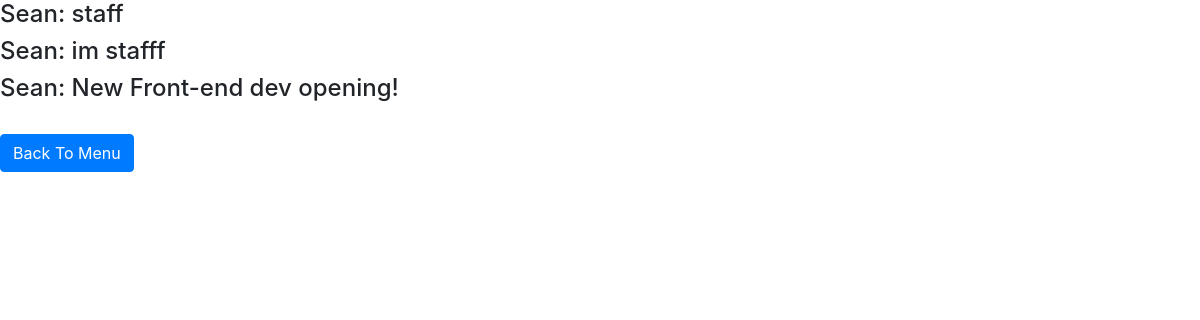
Page /vacancies/ on the earlier database version.
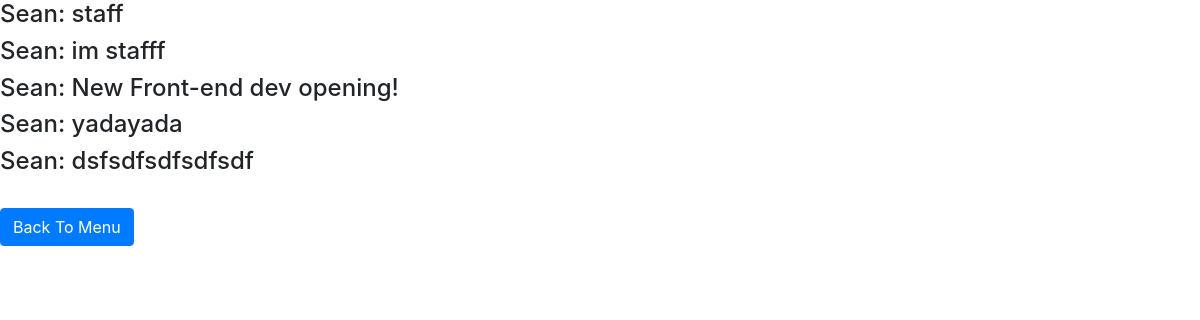
Same page on the later database version.
### vacancy/models.py (models this page shows, shortened)
class Vacancy(models.Model):
    description = CharField(max_length=1024)
    author = ForeignKey(settings.AUTH_USER_MODEL, on_delete=models.CASCADE)

### vacancy/views.py (the view)
# urls.py: path('', views.get_vacancy, name='vacancy_list'),
def get_vacancy(request, *args, **kwargs):
    vacancy_list = Vacancy.objects.all()
    context = {"vacancy_list": vacancy_list}
    return render(request, "vacancy/vacancy_list.html", context)

### templates/vacancy/vacancy_list.html (shortened to what this page needs)
<!DOCTYPE html>
<html>
<head>
    <link rel="stylesheet" href="https://stackpath.bootstrapcdn.com/bootstrap/4.5.0/css/bootstrap.min.css">
</head>
<body>
{% if vacancy_list %}
    {% for vacancy in vacancy_list %}
        <div>
            <h4>{{ vacancy.author }}: {{ vacancy.description }}</h4>
        </div>
    {% endfor %}
{% else %}
    No listed vacancies
{% endif %}
<br><a class="btn btn-primary" href="/">Back To Menu</a>
</body>
</html>

Differences in the rows shown:
added Vacancy: author "Sean", description "yadayada"
added Vacancy: author "Sean", description "dsfsdfsdfsdfsdf"
